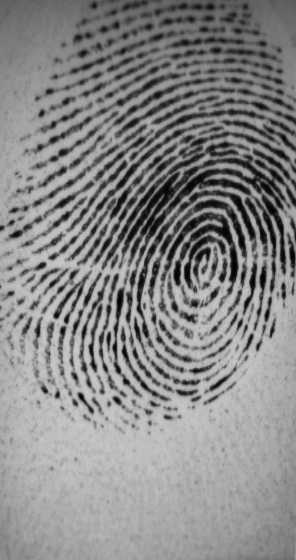
#> input picture TestApp/media/biometric_data/user_1/fingerprint/101_3.tif, 296 x 560 px
$ python -i getTerminationBifurcation.py   (imports and definitions only)   (older library calls are emulated)
#> lines starting #> are read from the running program, lines starting #| are printed output that depends on the picture
### BiometricAuth/src/image_enhance.py
from BiometricAuth.src.ridge_freq import ridge_freq
from BiometricAuth.src.ridge_orient import ridge_orient
from BiometricAuth.src.ridge_filter import ridge_filter
from BiometricAuth.src.ridge_segment import ridge_segment


def image_enhance(img):
    blksze = 16
    thresh = 0.1
    normim, mask = ridge_segment(img, blksze, thresh)  # normalise the image and find a ROI

    gradientsigma = 1
    blocksigma = 7
    orientsmoothsigma = 7
    orientim = ridge_orient(normim, gradientsigma, blocksigma, orientsmoothsigma)  # find orientation of every pixel

    blksze = 38
    windsze = 5
    minWaveLength = 5
    maxWaveLength = 15
    freq, medfreq = ridge_freq(normim, mask, orientim, blksze, windsze, minWaveLength,
                               maxWaveLength)  # find the overall frequency of ridges

    freq = medfreq * mask
    kx = 0.65
    ky = 0.65
    newim = ridge_filter(normim, orientim, freq, kx, ky)  # create gabor filter and do the actual filtering

    return (newim < -3)

### BiometricAuth/src/getTerminationBifurcation.py
import cv2
import numpy as np

from BiometricAuth.src.image_enhance import image_enhance


def get_descriptors(img):
    clahe = cv2.createCLAHE(clipLimit=2.0, tileGridSize=(8, 8))
    img = clahe.apply(img)
    img = image_enhance(img)
    img = np.array(img, dtype=np.uint8)
    # Threshold
    ret, img = cv2.threshold(img, 127, 255, cv2.THRESH_BINARY_INV | cv2.THRESH_OTSU)
    # Normalize to 0 and 1 range
    img[img == 255] = 1

    # Harris corners
    harris_corners = cv2.cornerHarris(img, 3, 3, 0.04)
    harris_normalized = cv2.normalize(harris_corners, 0, 255, norm_type=cv2.NORM_MINMAX, dtype=cv2.CV_32FC1)
    threshold_harris = 125
    # Extract keypoints
    keypoints = []
    for x in range(0, harris_normalized.shape[0]):
        for y in range(0, harris_normalized.shape[1]):
            if harris_normalized[x][y] > threshold_harris:
                keypoints.append(cv2.KeyPoint(y, x, 1))
    # Define descriptor
    orb = cv2.ORB_create()
    # Compute descriptors
    _, des = orb.compute(img, keypoints)

    return (keypoints, des)

>>> import cv2
>>> picture = cv2.imread('../../TestApp/media/biometric_data/user_1/fingerprint/101_3.tif', cv2.IMREAD_GRAYSCALE)
#> picture is the input picture: shape (560, 296); min 1, max 202, mean 135.4
>>> result = get_descriptors(picture)
#> in get_descriptors, `img = clahe.apply(img)`:
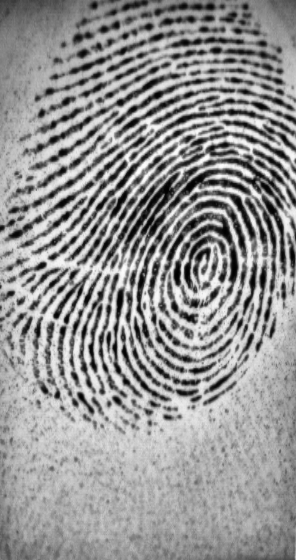
#> img: shape (560, 296); min 0, max 253, mean 149
#> (the run stopped early here; a loop or call above may not have finished)
